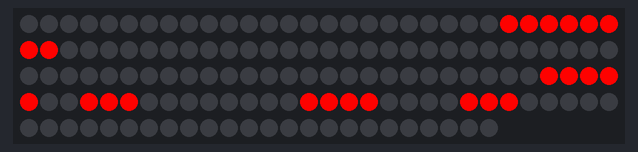
Simulated run of this sketch. Board: Arduino Uno, built with avr-gcc and run on an emulated ATmega328P. On the bench: 144 RGB LEDs in strip order, left to right, continuing on the next row. The local clock reads 2024-03-15 10:24:30 at power-on unless the sketch sets it.

Above: at 3.1 s.

The sketch:

control.ino
```cpp
#include <Arduino.h>
#include <FastLED.h>
#include "RTClib.h"
#include "config.h"

//#define ITERATOR
#define USE_RTC

CRGB leds[NUM_LEDS];

#ifndef USE_RTC
#include "debugtimer.h"
DebugTimer timer;
#else
#include "rtctimer.h"
RTCTimer timer;
#endif

#ifndef ITERATOR
#include "words.h"
Words program(timer);
#else
#include "iterator.h"
Iterator program(timer);
#endif

void setup() {
  Serial.begin(9600);

  delay( 3000 ); // power-up safety delay

  program.init();

  FastLED.addLeds<LED_TYPE, LED_PIN, COLOR_ORDER>(leds, NUM_LEDS).setCorrection( TypicalLEDStrip );
  FastLED.setBrightness(  BRIGHTNESS );
}

void loop() {
  program.update();
  FastLED.show();
}
```

rtctimer.h
```cpp
#ifndef DEBUGTIMER_h
#define DEBUGTIMER_h

#include <Arduino.h>
#include "RTClib.h"
#include "timer.h"

#define INTERVAL 200

RTC_DS3231 rtc;

class RTCTimer : public Timer
{
    public:
        RTCTimer();
        void init();
        bool tick();
        uint8_t hour();
        uint8_t minute();
    private:
        DateTime previousNow;
};

RTCTimer::RTCTimer() {}

void RTCTimer::init()
{
    rtc.begin();
    if (rtc.lostPower()) {
        rtc.adjust(DateTime(F(__DATE__), F(__TIME__)));
    }
    previousNow = rtc.now() - TimeSpan(0, 0, 1, 0);
}

bool RTCTimer::tick()
{
    DateTime now = rtc.now();
    if (previousNow.minute() == now.minute()) return false;

    previousNow = now;
    return true;
}

uint8_t RTCTimer::hour()
{
    return previousNow.hour();
}

uint8_t RTCTimer::minute()
{
    return previousNow.minute();
}

#endif
```

timer.h
```cpp
#ifndef TIMER_H
#define TIMER_H

#include <Arduino.h>

class Timer
{
    public:
        virtual void init();
        virtual bool tick() = 0;
        virtual uint8_t hour() = 0;
        virtual uint8_t minute() = 0;
};

#endif
```

words.h
```cpp
#ifndef WORDS_H
#define WORDS_H

#include <Arduino.h>
#include <FastLED.h>
#include "RTClib.h"
#include "config.h"

extern CRGB leds[NUM_LEDS];
const CRGBPalette16 palette = RainbowColors_p;
uint8_t paletteIndex = 0;

class Words {
public:
    Words(Timer& timer);
    void init();
    void update();

private:
    Timer& timer;
    inline bool minuteActive(const uint8_t minute, const uint8_t m) __attribute__((always_inline));
    inline bool hourActive(const uint8_t hour, const uint8_t h, const uint8_t m) __attribute__((always_inline));
    void setPixels(const uint8_t h, const uint8_t m);
};

Words::Words(Timer& timer) : timer(timer) {}

void Words::init()
{
    timer.init();
}

void Words::update() {
    if (!timer.tick()) return;

    paletteIndex++;
    setPixels(timer.hour(), timer.minute());
}

void Words::setPixels(const uint8_t h, const uint8_t m) {
    for (uint8_t i = 0; i < NUM_LEDS; i++) {
        if (
            (i > 131 && i < 135 && minuteActive(1, m)) ||
            (i > 137 && i < 143 && minuteActive(2, m)) ||
            (i > 126 && i < 132 && minuteActive(3, m)) ||
            (i > 119 && i < 124 && minuteActive(4, m)) ||
            (i > 107 && i < 110 && minuteActive(5, m)) ||
            (i > 111 && i < 115 && minuteActive(6, m)) ||
            (i > 116 && i < 120 && minuteActive(7, m)) ||

            (i > 103 && i < 108 && m % 15 != 0) ||
            (i > 100 && i < 104 && m % 15 > 0 && m % 15 < 8) ||
            (i > 95 && i < 100 && m % 15 > 0 && m % 15 < 8) ||
            (i > 85 && i < 91 && m % 15 > 7 && m % 15 != 0) ||
            (i > 92 && i < 96 && m > 22 && m < 38) ||
            (i > 78 && i < 84 && m > 37 && m < 53) ||
            (i > 72 && i < 79 && m % 30 > 7 && m % 30 < 23) ||

            (i > 59 && i < 63 && hourActive(1, h, m)) ||
            (i > 62 && i < 68 && hourActive(2, h, m)) ||
            (i > 54 && i < 60 && hourActive(3, h, m)) ||
            (i > 50 && i < 55 && hourActive(4, h, m)) ||
            (i > 21 && i < 24 && hourActive(5, h, m)) ||
            (i > 68 && i < 72 && hourActive(6, h, m)) ||
            (i > 47 && i < 51 && hourActive(7, h, m)) ||
            (i > 35 && i < 41 && hourActive(8, h, m)) ||
            (i > 41 && i < 48 && hourActive(9, h, m)) ||
            (i > 32 && i < 36 && hourActive(10, h, m)) ||
            (i > 23 && i < 32 && hourActive(11, h, m)) ||
            (i > 11 && i < 22 && ((h == 11 || h == 23) && m <= 52 && m > 7))  ||

            (i > 8 && i < 12 && ((h == 11 && m > 52) || (h == 12 && m < 8))) ||
            (i > 3 && i < 9 && ((h == 23 && m > 52) || (h == 0 && m < 8))) ||
            (i >=0 && i < 3 && ((h != 11 && h != 23 && m > 53) || (h != 0 && h != 12 && m < 8)))
        )
        leds[i].setHSV(paletteIndex, 255, 255);

        else leds[i] = CRGB::Black;
    }
}

bool Words::minuteActive(const uint8_t minute, const uint8_t m) {
    return m % 15 == minute || m % 15 == 15 - minute;
}

bool Words::hourActive(const uint8_t hour, const uint8_t h, const uint8_t m) {
    return (h % 12 == hour - 1 && m > 7) || (h % 12 == hour && m < 8);
}

#endif // WORDS_H
```

config.h
```cpp
#ifndef CONFIG_H
#define CONFIG_H

#define LED_PIN     5
#define NUM_LEDS    144
#define BRIGHTNESS  255
#define LED_TYPE    WS2811
#define COLOR_ORDER GRB

#endif
```
